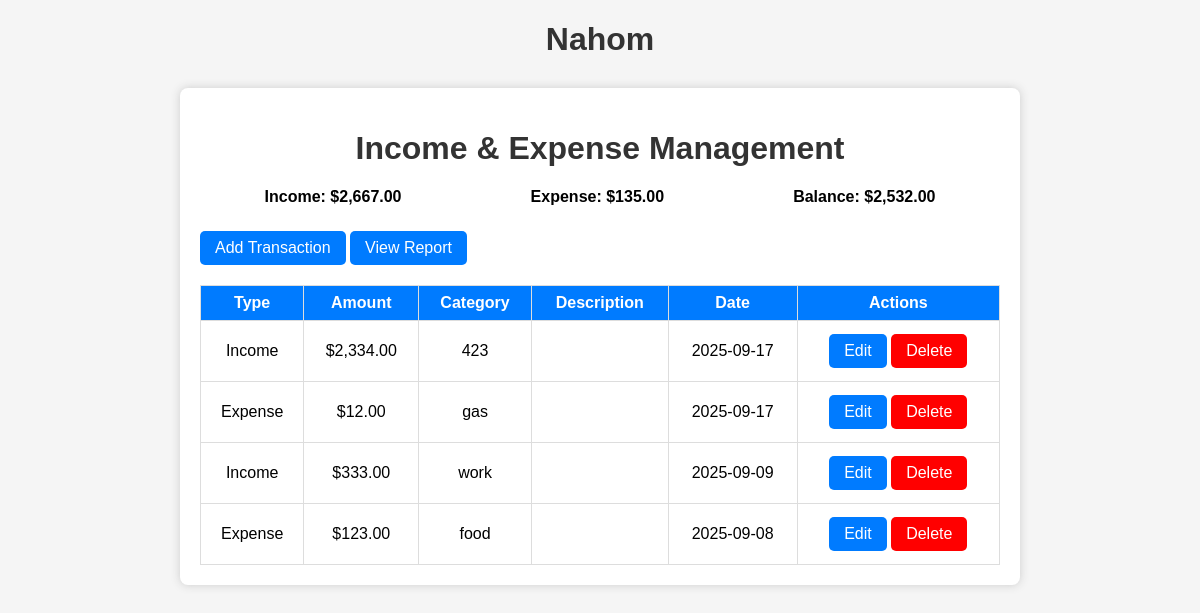
The page / on the database its author committed.
### tables this page shows
CREATE TABLE `transactions` (
  `id` int(11) NOT NULL,
  `type` enum('income','expense') NOT NULL,
  `amount` decimal(10,2) NOT NULL,
  `category` varchar(50) NOT NULL,
  `description` text DEFAULT NULL,
  `date` date NOT NULL DEFAULT curdate()
);

### index.php (the view, shortened to what this page needs)
<?php
include 'db.php';
$result = $conn->query('SELECT * FROM transactions ORDER BY date DESC');
$income = $conn->query("SELECT SUM(amount) as total FROM transactions WHERE type='income'")->fetch_assoc()['total'];
$expense = $conn->query("SELECT SUM(amount) as total FROM transactions WHERE type='expense'")->fetch_assoc()['total'];
$balance = $income - $expense;
?>
<!DOCTYPE html>
<html>
<head>
<link rel='stylesheet' href='style.css'>
</head>
<body>
    <div>
<h1>Nahom</h1>
<div class='container'>
<h1>Income & Expense Management</h1>
<div class='summary'>
<div>Income: $<?= number_format($income,2) ?></div>
<div>Expense: $<?= number_format($expense,2) ?></div>
<div>Balance: $<?= number_format($balance,2) ?></div>
</div>
<a href='add_transaction.php' class='btn'>Add Transaction</a>
<a href='report.php' class='btn'>View Report</a>
<table>
<tr><th>Type</th><th>Amount</th><th>Category</th><th>Description</th><th>Date</th><th>Actions</th></tr>
<?php while($row = $result->fetch_assoc()): ?>
<tr>
<td><?= ucfirst($row['type']) ?></td>
<td>$<?= number_format($row['amount'],2) ?></td>
<td><?= $row['category'] ?></td>
<td><?= $row['description'] ?></td>
<td><?= $row['date'] ?></td>
<td>
    <a href='edit.php?id=<?= $row['id'] ?>' class='btn'>Edit</a>
    <a href='index.php?delete=<?= $row['id'] ?>' class='btn' style='background-color: red;' onclick="return confirm('Are you sure?')">Delete</a>
</td>
</tr>
<?php endwhile; ?>
</table>
</div>
</body>
</html>

### style.css (style rules this page uses)
body { font-family: Arial, sans-serif; background: #f5f5f5; margin: 0; padding: 0; }
.container { width: 90%; max-width: 800px; margin: 30px auto; background: #fff; padding: 20px; border-radius: 8px; box-shadow: 0 0 10px #ccc; }
h1 { text-align: center; color: #333; }
.summary { display: flex; justify-content: space-around; margin: 20px 0; font-weight: bold; }
.btn { display: inline-block; background: #007bff; color: #fff; padding: 8px 15px; border-radius: 5px; text-decoration: none; margin: 5px 0; }
table { width: 100%; border-collapse: collapse; margin-top: 15px; }
table, th, td { border: 1px solid #ddd; }
th, td { padding: 8px; text-align: center; }
th { background: #007bff; color: #fff; }

### rows shown on the page
transactions: type "Income", amount "2,334.00", category "423", date "2025-09-17"
transactions: type "Expense", amount "12.00", category "gas", date "2025-09-17"
transactions: type "Income", amount "333.00", category "work", date "2025-09-09"
transactions: type "Expense", amount "123.00", category "food", date "2025-09-08"

### other values the page prints
$income "2,667.00"
$expense "135.00"
$balance "2,532.00"
